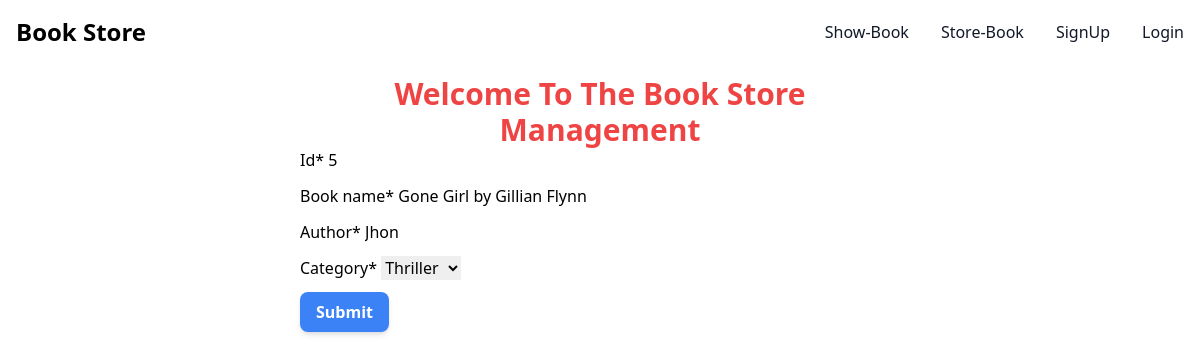
/edit_book/5, run on an earlier commit of the app's database.
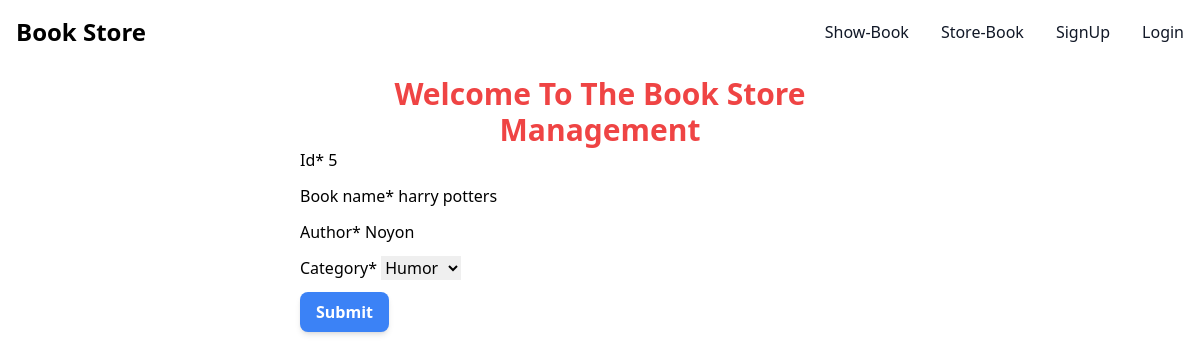
And on a later commit of the database.
### books/models.py (models this page shows)
class BookStoreModel(models.Model):
    CATEGORY = (
        ('Mystery', 'Mystery'),
        ('Thriller','Thriller'),
        ('Sci_Fi', 'Sci_Fi'),
        ('Humor', 'Humor'),
        ('Horror', 'Horror'),
    )
    id = models.IntegerField(primary_key=True)
    book_name = models.CharField(max_length=30)
    author = models.CharField(max_length=30)
    category = models.CharField(max_length=30, choices=CATEGORY)
    first_pub = models.DateTimeField(auto_now_add=True)
    last_pub = models.DateTimeField(auto_now=True)

### books/views.py (the view)
# urls.py: path('edit_book/<int:id>',views.edit_book,name ='edit_book'),
def edit_book(request, id):
    book = BookStoreModel.objects.get(pk=id)
    form = bookStoreForm(instance=book)
    if request.method == 'POST':
        form =bookStoreForm(request.POST,instance=book)
        if form.is_valid():
            form.save(commit=True)
            return redirect('show_book')
    return render(request,'store_book.html',{'form':form})

### books/forms.py
class bookStoreForm(forms.ModelForm):
    class Meta:
        model = BookStoreModel
        fields = ['id','book_name','author','category']

### books/templates/store_book.html (shortened to what this page needs)
{% extends "base.html" %}
{% load crispy_forms_tags %}
{% block content%}
<div class="w-1/2 mx-auto mt-3">
    <h1 class="text-3xl text-center font-semibold text-red-500">Welcome To The Book Store Management</h1>
    <form method="post">
        {{form|crispy}}
         <button class="py-2 px-4 bg-blue-500 text-white font-semibold rounded-lg shadow-md hover:bg-blue-700 focus:outline-none focus:ring-2 focus:ring-blue-400 focus:ring-opacity-75"type="submit">
            Submit
          </button>
    </form>
</div>
{% endblock %}

What changed in the data, as far as the page shows it:
changed BookStoreModel id 5: book_name "Gone Girl by Gillian Flynn" → "harry potters"; author "Jhon" → "Noyon"; category "Thriller" → "Humor"
